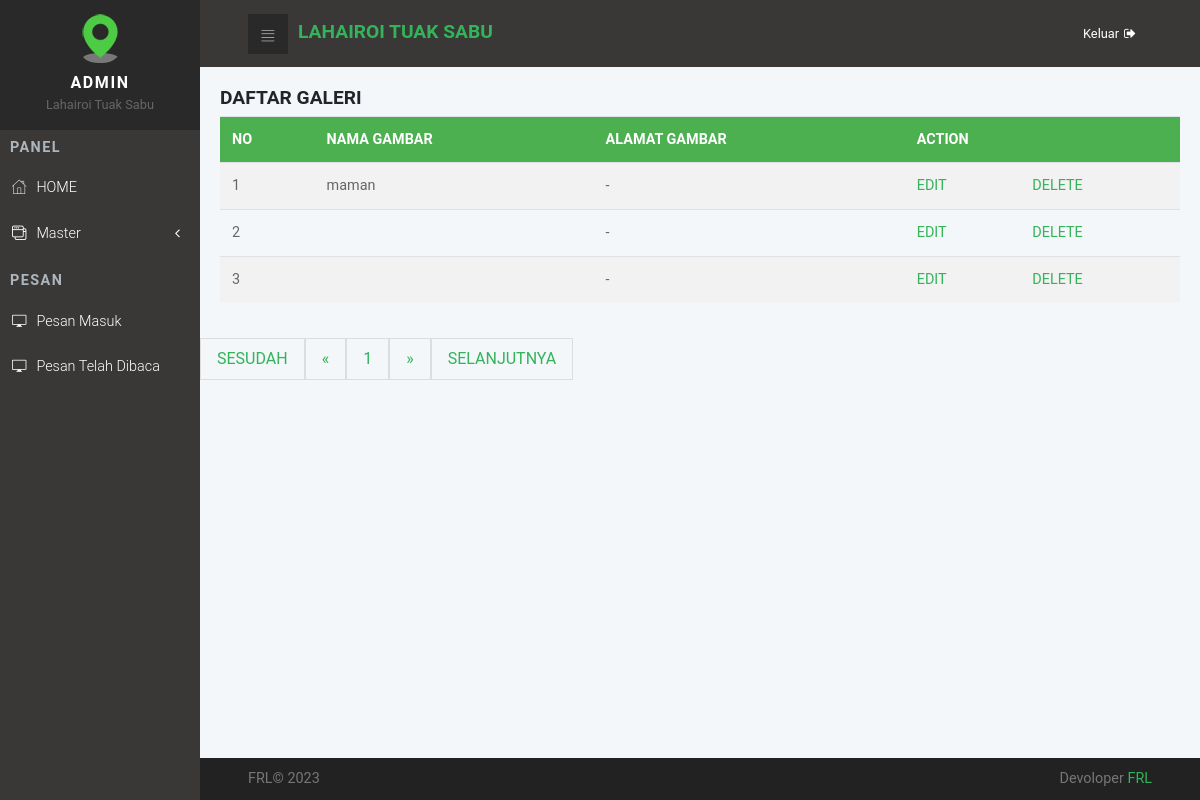
/admin/folio_tampil.php, run on the app's committed database.
### tables this page shows
CREATE TABLE `tbl_folio` (
  `kode` int(11) NOT NULL,
  `nama` varchar(100) DEFAULT NULL,
  `alamat` varchar(100) DEFAULT NULL,
  `gambar` text
);

### admin/folio_tampil.php (the view, shortened to what this page needs)
<?php include'header.php';
error_reporting(0); ?>
<head>
</head>
	<div class="card-body">
		<h3>DAFTAR GALERI </h3>
                  <div class="table-responsive">
                    <table class="table">
					<tr>
						<th>NO</th>
						<th>NAMA GAMBAR</th>
						<th>ALAMAT GAMBAR</th>
						<th colspan="2">ACTION</th>
					</tr>
					<?php
					$page = (isset($_GET['page']))? $_GET['page'] : 1;
					$limit = 5;
					$limit_start = ($page - 1) * $limit;
					$sql = mysqli_query($konek, "SELECT * FROM tbl_folio LIMIT ".$limit_start.",".$limit);
					$no = $limit_start + 1;
					while($data = mysqli_fetch_array($sql)){
					?>
						<tr>
							<td> <?php echo $no; ?></td>
							<td> <?php echo $data['nama']; ?></td>
							<td> <?php echo $data['alamat']; ?></td>
							<td> <a href="folio_edit.php?id=<?php echo base64_encode($data['kode']); ?>">EDIT</a></td>
							<td> <a href="folio_hapus.php?id=<?php echo $data['kode']; ?> ">DELETE</a></td>
						</tr>
					<?php
						$no++;
					}
					?>
				</table>
			</div>
			</div>
			<ul class="pagination">
				<?php
				if($page == 1){
				?>
					<li class="disabled"><a href="#">SESUDAH</a></li>
					<li class="disabled"><a href="#">&laquo;</a></li>
				<?php
				}else{
					$link_prev = ($page > 1)? $page - 1 : 1;
				?>
					<li><a href="folio_tampil.php?page=1">SESUDAH</a></li>
					<li><a href="folio_tampil.php?page=<?php echo $link_prev; ?>">&laquo;</a></li>
				<?php
				}
				?>
				<?php
				$sql2 = mysqli_query($konek, "SELECT COUNT(*) AS jumlah FROM tbl_folio");
				$get_jumlah = mysqli_fetch_array($sql2);
				$jumlah_page = ceil($get_jumlah['jumlah'] / $limit);
				$jumlah_number = 3;
				$start_number = ($page > $jumlah_number)? $page - $jumlah_number : 1;
				$end_number = ($page < ($jumlah_page - $jumlah_number))? $page + $jumlah_number : $jumlah_page;
				for($i = $start_number; $i <= $end_number; $i++){
					$link_active = ($page == $i)? ' class="active"' : '';
				?>
					<li<?php echo $link_active; ?>><a href="folio_tampil.php?page=<?php echo $i; ?>"><?php echo $i; ?></a></li>
				<?php
				}
				?>
				<?php
				if($page == $jumlah_page){
				?>
					<li class="disabled"><a href="#">&raquo;</a></li>
					<li class="disabled"><a href="#">SELANJUTNYA</a></li>
				<?php
				}else{
					$link_next = ($page < $jumlah_page)? $page + 1 : $jumlah_page;
				?>
					<li><a href="folio_tampil.php?page=<?php echo $link_next; ?>">&raquo;</a></li>
					<li><a href="folio_tampil.php?page=<?php echo $jumlah_page; ?>">SELANJUTNYA</a></li>
				<?php
				}
				?>
			</ul>
		<div>
<?php include'footer.php'; ?>

### admin/css/style.default.css (style rules this page uses)
a { display: inline-block; text-decoration: none; color: #fff; }
body { overflow-x: hidden; }
table { font-size: 0.9em; color: #666; }
body { font-family: "Roboto", sans-serif; font-size: 1rem; font-weight: 400; line-height: 1.5; color: #212529; background-color: #fff; }
a { color: #33b35a; text-decoration: none; }
h1, h2, h3, h4, h5, h6, .h1, .h2, .h3, .h4, .h5, .h6 { margin-bottom: 0.5rem; font-family: inherit; font-weight: 700; line-height: 1.1; color: inherit; }
h3, .h3 { font-size: 1.2rem; }
.card-body { padding: 1.25rem; }

### admin/folio_tampil.php (style rules this page uses)
table { border-collapse: collapse; width: 100%; }
th, td { text-align: left; padding: 8px; }
tr:nth-child(even) { background-color: #f2f2f2 }
th { background-color: #4CAF50; color: white; }
.pagination { display: inline-block; }
.pagination li { color: black; float: left; padding: 8px 16px; text-decoration: none; transition: background-color .3s; border: 1px solid #ddd; }

### data on the page
tbl_folio: nama "maman", alamat "-"
tbl_folio: alamat "-"
tbl_folio: alamat "-"
